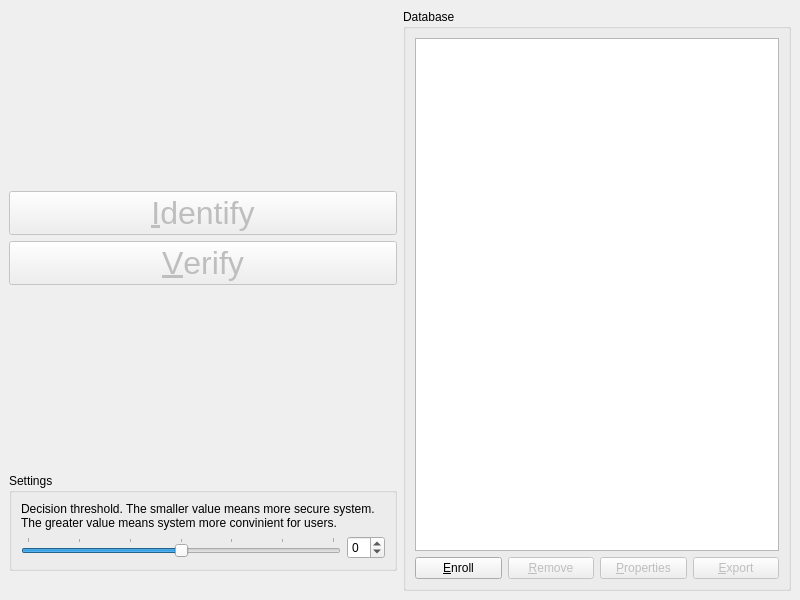
<?xml version="1.0" encoding="UTF-8"?>
<ui version="4.0">
 <class>FrmKinectMain</class>
 <widget class="QMainWindow" name="FrmKinectMain">
  <property name="geometry">
   <rect>
    <x>0</x>
    <y>0</y>
    <width>800</width>
    <height>600</height>
   </rect>
  </property>
  <property name="windowTitle">
   <string>MSV - Kinect Demo</string>
  </property>
  <widget class="QWidget" name="centralwidget">
   <layout class="QHBoxLayout" name="horizontalLayout">
    <item>
     <layout class="QVBoxLayout" name="verticalLayout">
      <item>
       <spacer name="verticalSpacer_2">
        <property name="orientation">
         <enum>Qt::Vertical</enum>
        </property>
        <property name="sizeHint" stdset="0">
         <size>
          <width>20</width>
          <height>40</height>
         </size>
        </property>
       </spacer>
      </item>
      <item>
       <widget class="QPushButton" name="btnIdentify">
        <property name="enabled">
         <bool>false</bool>
        </property>
        <property name="font">
         <font>
          <pointsize>24</pointsize>
         </font>
        </property>
        <property name="text">
         <string>&amp;Identify</string>
        </property>
       </widget>
      </item>
      <item>
       <widget class="QPushButton" name="btnVerify">
        <property name="enabled">
         <bool>false</bool>
        </property>
        <property name="font">
         <font>
          <pointsize>24</pointsize>
         </font>
        </property>
        <property name="text">
         <string>&amp;Verify</string>
        </property>
       </widget>
      </item>
      <item>
       <spacer name="verticalSpacer">
        <property name="orientation">
         <enum>Qt::Vertical</enum>
        </property>
        <property name="sizeHint" stdset="0">
         <size>
          <width>20</width>
          <height>40</height>
         </size>
        </property>
       </spacer>
      </item>
      <item>
       <widget class="QGroupBox" name="groupBox_2">
        <property name="title">
         <string>Settings</string>
        </property>
        <layout class="QVBoxLayout" name="_2">
         <item>
          <widget class="QLabel" name="label">
           <property name="text">
            <string>&lt;html&gt;&lt;head/&gt;&lt;body&gt;&lt;p&gt;Decision threshold. The smaller value means more secure system. The greater value means system more convinient for users.&lt;/p&gt;&lt;/body&gt;&lt;/html&gt;</string>
           </property>
           <property name="wordWrap">
            <bool>true</bool>
           </property>
          </widget>
         </item>
         <item>
          <layout class="QHBoxLayout" name="horizontalLayout_3">
           <item>
            <widget class="QSlider" name="sliderThreshold">
             <property name="minimum">
              <number>-3</number>
             </property>
             <property name="maximum">
              <number>3</number>
             </property>
             <property name="pageStep">
              <number>1</number>
             </property>
             <property name="orientation">
              <enum>Qt::Horizontal</enum>
             </property>
             <property name="tickPosition">
              <enum>QSlider::TicksAbove</enum>
             </property>
             <property name="tickInterval">
              <number>1</number>
             </property>
            </widget>
           </item>
           <item>
            <widget class="QSpinBox" name="spinBox">
             <property name="minimum">
              <number>-3</number>
             </property>
             <property name="maximum">
              <number>3</number>
             </property>
            </widget>
           </item>
          </layout>
         </item>
        </layout>
       </widget>
      </item>
      <item>
       <spacer name="horizontalSpacer">
        <property name="orientation">
         <enum>Qt::Horizontal</enum>
        </property>
        <property name="sizeHint" stdset="0">
         <size>
          <width>40</width>
          <height>20</height>
         </size>
        </property>
       </spacer>
      </item>
     </layout>
    </item>
    <item>
     <layout class="QVBoxLayout" name="verticalLayout_2">
      <item>
       <widget class="QGroupBox" name="groupBox">
        <property name="title">
         <string>Database</string>
        </property>
        <layout class="QVBoxLayout" name="verticalLayout_3">
         <item>
          <widget class="QListWidget" name="listDatabase"/>
         </item>
         <item>
          <layout class="QHBoxLayout" name="horizontalLayout_2">
           <item>
            <widget class="QPushButton" name="btnEnroll">
             <property name="text">
              <string>&amp;Enroll</string>
             </property>
             <property name="icon">
              <iconset theme="add">
               <normaloff/>
              </iconset>
             </property>
            </widget>
           </item>
           <item>
            <widget class="QPushButton" name="btnDelete">
             <property name="enabled">
              <bool>false</bool>
             </property>
             <property name="text">
              <string>&amp;Remove</string>
             </property>
             <property name="icon">
              <iconset theme="remove">
               <normaloff/>
              </iconset>
             </property>
            </widget>
           </item>
           <item>
            <widget class="QPushButton" name="btnProperties">
             <property name="enabled">
              <bool>false</bool>
             </property>
             <property name="text">
              <string>&amp;Properties</string>
             </property>
             <property name="icon">
              <iconset theme="document-properties">
               <normaloff/>
              </iconset>
             </property>
            </widget>
           </item>
           <item>
            <widget class="QPushButton" name="btnExport">
             <property name="enabled">
              <bool>false</bool>
             </property>
             <property name="text">
              <string>&amp;Export</string>
             </property>
             <property name="icon">
              <iconset theme="gtk-save">
               <normaloff/>
              </iconset>
             </property>
            </widget>
           </item>
          </layout>
         </item>
        </layout>
       </widget>
      </item>
     </layout>
    </item>
   </layout>
  </widget>
 </widget>
 <resources/>
 <connections>
  <connection>
   <sender>sliderThreshold</sender>
   <signal>valueChanged(int)</signal>
   <receiver>spinBox</receiver>
   <slot>setValue(int)</slot>
   <hints>
    <hint type="sourcelabel">
     <x>221</x>
     <y>549</y>
    </hint>
    <hint type="destinationlabel">
     <x>385</x>
     <y>551</y>
    </hint>
   </hints>
  </connection>
  <connection>
   <sender>spinBox</sender>
   <signal>valueChanged(int)</signal>
   <receiver>sliderThreshold</receiver>
   <slot>setValue(int)</slot>
   <hints>
    <hint type="sourcelabel">
     <x>385</x>
     <y>551</y>
    </hint>
    <hint type="destinationlabel">
     <x>255</x>
     <y>549</y>
    </hint>
   </hints>
  </connection>
 </connections>
</ui>
